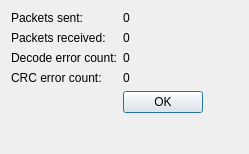
<?xml version="1.0" encoding="UTF-8"?>
<ui version="4.0">
 <class>Communicationstatistics</class>
 <widget class="QDialog" name="Communicationstatistics">
  <property name="geometry">
   <rect>
    <x>0</x>
    <y>0</y>
    <width>249</width>
    <height>154</height>
   </rect>
  </property>
  <property name="windowTitle">
   <string>Dialog</string>
  </property>
  <layout class="QGridLayout" name="gridLayout">
   <item row="5" column="1">
    <spacer name="verticalSpacer">
     <property name="orientation">
      <enum>Qt::Vertical</enum>
     </property>
     <property name="sizeHint" stdset="0">
      <size>
       <width>20</width>
       <height>40</height>
      </size>
     </property>
    </spacer>
   </item>
   <item row="3" column="1">
    <widget class="QLabel" name="nr_crc_errors">
     <property name="text">
      <string>0</string>
     </property>
    </widget>
   </item>
   <item row="2" column="1">
    <widget class="QLabel" name="nr_decode_errors">
     <property name="text">
      <string>0</string>
     </property>
    </widget>
   </item>
   <item row="2" column="0">
    <widget class="QLabel" name="label_5">
     <property name="text">
      <string>Decode error count:</string>
     </property>
    </widget>
   </item>
   <item row="3" column="0">
    <widget class="QLabel" name="label_6">
     <property name="text">
      <string>CRC error count:</string>
     </property>
    </widget>
   </item>
   <item row="1" column="0">
    <widget class="QLabel" name="label_3">
     <property name="text">
      <string>Packets received:</string>
     </property>
    </widget>
   </item>
   <item row="1" column="1">
    <widget class="QLabel" name="nr_packets_received">
     <property name="text">
      <string>0</string>
     </property>
    </widget>
   </item>
   <item row="0" column="0">
    <widget class="QLabel" name="label">
     <property name="text">
      <string>Packets sent:</string>
     </property>
    </widget>
   </item>
   <item row="0" column="1">
    <widget class="QLabel" name="nr_packets_sent">
     <property name="text">
      <string>0</string>
     </property>
    </widget>
   </item>
   <item row="4" column="1">
    <widget class="QPushButton" name="btn_ok">
     <property name="text">
      <string>OK</string>
     </property>
    </widget>
   </item>
   <item row="4" column="2">
    <spacer name="horizontalSpacer">
     <property name="orientation">
      <enum>Qt::Horizontal</enum>
     </property>
     <property name="sizeHint" stdset="0">
      <size>
       <width>40</width>
       <height>20</height>
      </size>
     </property>
    </spacer>
   </item>
  </layout>
 </widget>
 <resources/>
 <connections/>
</ui>
